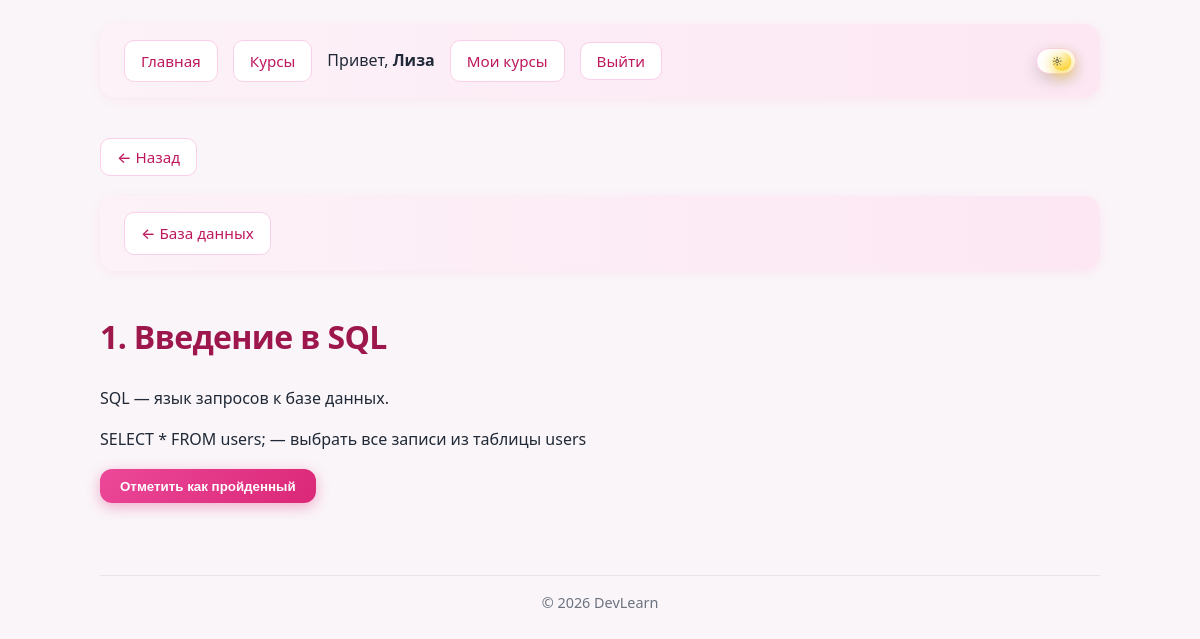
Page /courses/lesson/25/ (signed in) on the committed database.
### courses/models.py (models this page shows, shortened)
class Lesson(models.Model):
    course = models.ForeignKey(
        Course,
        on_delete=models.CASCADE,
        related_name="lessons",
        verbose_name="Курс",
    )
    title = models.CharField("Название", max_length=100)
    content = models.TextField("Содержание (Markdown)", blank=True)
    video_url = models.URLField("Ссылка на видео", blank=True)
    order = models.PositiveIntegerField("Порядок", default=0)
    class Meta:
        ordering = ["order"]

class Course(models.Model):
    title = models.CharField("Название", max_length=100)
    description = models.TextField("Описание", blank=True)
    category = models.ForeignKey(
        "Category",
        on_delete=models.SET_NULL,
        null=True,
        blank=True,
        related_name="courses",
        verbose_name="Категория",
    )
    author = models.ForeignKey(
        settings.AUTH_USER_MODEL,
        on_delete=models.CASCADE,
        related_name="authored_courses",
        verbose_name="Автор",
    )
    price = models.DecimalField(
        "Цена",
        max_digits=10,
        decimal_places=2,
        default=0,
    )
    created_at = models.DateTimeField(auto_now_add=True)
    class Meta:
        ordering = ["-created_at"]

### courses/views.py (the view)
# urls.py: path("lesson/<int:pk>/", views.LessonDetailView.as_view(), name="lesson_detail"),
class LessonDetailView(LoginRequiredMixin, UserPassesTestMixin, DetailView):
    model = Lesson
    template_name = "courses/lesson_detail.html"
    context_object_name = "lesson"
    def get_queryset(self):
        return Lesson.objects.select_related("course")
    def test_func(self):
        lesson = self.get_object()
        return Enrollment.objects.filter(
            student=self.request.user, course=lesson.course
        ).exists()
    def get_context_data(self, **kwargs):
        context = super().get_context_data(**kwargs)
        lesson = self.object
        progress = LessonProgress.objects.filter(
            user=self.request.user, lesson=lesson
        ).first()
        context["is_completed"] = progress is not None
        context["gemini_available"] = bool(getattr(settings, "GEMINI_API_KEY", ""))
        return context

### courses/templatetags/course_extras.py (called while the page is built)
@register.filter
def markdown_to_html(text):
    if not text:
        return ""
    md = markdown.Markdown(extensions=["extra", "fenced_code"])
    return mark_safe(md.convert(text))

### users/context_processors.py (called while the page is built)
def user_role(request):
    is_teacher = False
    if request.user.is_authenticated:
        profile = getattr(request.user, "profile", None)
        is_teacher = profile and profile.role == "teacher"
    return {"is_teacher": is_teacher}

### courses/templates/courses/lesson_detail.html (shortened to what this page needs)
{% extends "base.html" %}
{% load course_extras %}
{% block content %}
<nav>
    <a href="{% url 'courses:course_detail' lesson.course.pk %}">← {{ lesson.course.title }}</a>
</nav>
<h1>{{ lesson.title }}</h1>
{% if lesson.content %}
<div class="lesson-content">
    {{ lesson.content|markdown_to_html }}
</div>
{% endif %}
{% if not is_completed %}
<form method="post" action="{% url 'courses:complete_lesson' lesson.pk %}">
    <button type="submit" class="btn-primary">Отметить как пройденный</button>
</form>
{% else %}
<p>✓ Урок пройден</p>
{% endif %}
{% endblock %}

### templates/base.html (shortened to what this page needs)
{% load static %}
<!DOCTYPE html>
<html lang="ru">
<head>
    <link rel="stylesheet" href="{% static 'css/style.css' %}">
</head>
<body>
    <nav>
        <a href="{% url 'index' %}" class="btn-nav">Главная</a>
        <a href="{% url 'courses:course_list' %}" class="btn-nav">Курсы</a>
        {% if user.is_authenticated %}
            <span>Привет, <strong>{{ user.username }}</strong></span>
            <a href="{% url 'courses:my_courses' %}" class="btn-nav">Мои курсы</a>
            <form method="post" action="{% url 'users:logout' %}" class="form-inline">
                <button type="submit" class="btn-nav btn-logout">Выйти</button>
            </form>
        {% else %}
            <a href="{% url 'users:login' %}" class="btn-nav">Войти</a>
            <a href="{% url 'users:register' %}" class="btn-nav">Регистрация</a>
        {% endif %}
        <button
            type="button"
            class="theme-toggle"
            id="theme-toggle"
            aria-label="Переключить тему"
        >
            <span class="theme-toggle__thumb">
            </span>
        </button>
    </nav>
    <main>
        {% if request.path != '/' %}
        <p class="back-row">
            <button type="button" class="btn-nav btn-back" onclick="history.back()" aria-label="Назад">← Назад</button>
        </p>
        {% endif %}
        {% block content %}{% endblock %}
    </main>
    <footer>
        <hr>
        <p class="footer-copy">&copy; 2026 DevLearn</p>
    </footer>
</body>
</html>

### static/css/style.css (style rules this page uses)
:root { --pink-50: #fdf2f8; --pink-100: #fce7f3; --pink-200: #fbcfe8; --pink-300: #f9a8d4; --pink-400: #f472b6; --pink-500: #ec4899; --pink-600: #db2777; --pink-700: #be185d; --pink-800: #9d174d; --pink-900: #831843; --bg: #faf5f8; --card-bg: #ffffff; --text: #1f2937; --text-muted: #6b7280; --accent: #db2777; --accent-hover: #be185d; --border: #fbcfe8; --nav-bg: linear-gradient(90deg, #fdf2f8 0%, #fce7f3 100%); --nav-shadow: 0 2px 12px rgba(236, 72, 153, 0.08); --card-shadow: 0 4px 20px rgba(0, 0, 0, 0.06); --card-shadow-hover: 0 8px 30px rgba(236, 72, 153, 0.12); --hr-color: #e5e7eb; }
body { background: var(--bg); color: var(--text); line-height: 1.6; font-family: system-ui, -apple-system, "Segoe UI", Roboto, sans-serif; max-width: 1000px; margin: 0 auto; padding: 1.5rem; }
nav { background: var(--nav-bg); padding: 1rem 1.5rem; border-radius: 16px; box-shadow: var(--nav-shadow); display: flex; align-items: center; gap: 15px; margin-bottom: 2.5rem; flex-wrap: wrap; }
nav a, .btn-nav { display: inline-block; color: var(--pink-700); text-decoration: none; font-weight: 500; padding: 0.5rem 1rem; border-radius: 10px; border: 1px solid var(--pink-200); background: var(--card-bg); transition: background 0.2s, box-shadow 0.2s; cursor: pointer; font-size: 0.95rem; }
nav a.btn-nav { border: 1px solid var(--pink-200); }
nav .form-inline, nav form { display: inline; }
.btn-logout { background: var(--card-bg); border: 1px solid var(--pink-200); color: var(--pink-700); font-family: inherit; }
.btn-primary { display: inline-block; background: linear-gradient(135deg, #ec4899 0%, #db2777 100%); color: white !important; padding: 0.6rem 1.25rem; border-radius: 12px; border: none; font-weight: 600; text-decoration: none; box-shadow: 0 4px 14px rgba(219, 39, 119, 0.35); transition: transform 0.2s, box-shadow 0.2s; cursor: pointer; }
.back-row { margin-bottom: 1.25rem; }
.btn-back { font-family: inherit; }
h1 { color: var(--pink-800); font-weight: 700; letter-spacing: -0.02em; margin-bottom: 1.5rem; }
footer { margin-top: 3rem; padding-top: 1rem; }
.footer-copy { text-align: center; color: var(--text-muted); font-size: 0.9rem; }
footer hr { border: none; border-top: 1px solid var(--hr-color); }
.theme-toggle { position: relative; width: 2.5rem; height: 1.6rem; padding: 1px; border-radius: 999px; border: 1px solid var(--border); background: var(--card-bg); box-shadow: 0 6px 16px rgba(0, 0, 0, 0.16); display: inline-flex; align-items: center; justify-content: flex-start; cursor: pointer; outline: none; transition: background 0.2s, box-shadow 0.2s, border-color 0.2s; margin-left: auto; }
.theme-toggle__thumb { position: relative; width: 1.2rem; height: 1.2rem; border-radius: 999px; background: radial-gradient(circle at 30% 0%, #fefce8, #facc15); box-shadow: 0 4px 14px rgba(250, 204, 21, 0.85); display: inline-flex; align-items: center; justify-content: center; color: #020617; transform: translateX(0); transition: transform 0.25s cubic-bezier(0.4, 0, 0.2, 1), background 0.25s ease-out, box-shadow 0.25s ease-out; }
.theme-toggle__icon { width: 0.9rem; height: 0.9rem; display: block; }
.theme-toggle__icon--sun { opacity: 1; transform: scale(1); transition: opacity 0.2s ease-out, transform 0.2s ease-out; }
.theme-toggle[data-theme-state="light"] { background: var(--card-bg); border-color: var(--border); }
.theme-toggle[data-theme-state="light"] .theme-toggle__thumb { transform: translateX(0.9rem); }
.theme-toggle[data-theme-state="light"] .theme-toggle__icon--sun { opacity: 1; transform: scale(1); }

### rows in the picture
Lesson: course "База данных", title "1. Введение в SQL", content "SQL — язык запросов к базе данных. SELECT * FROM users; — выбрать все записи из таблицы users"

### other values in the picture
{{ user.username }} "Лиза"
